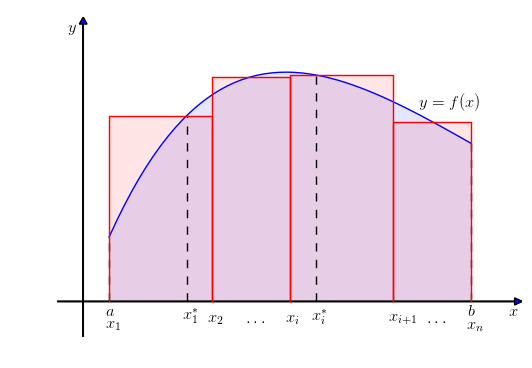

Reproduce this figure in Python.
#!/usr/bin/python3

import numpy as np
import matplotlib.pyplot as plt

#font letter
plt.rc('text', usetex=True)
plt.rc('font', family='serif', size=12)

#figure
fig = plt.figure(figsize=(6,4), dpi=100, 
                 linewidth=0.0, facecolor="white")
ax = plt.subplot(1,1,1)
ax.set_axis_off()
ax.grid("off")
ax.set_xlim(-0.1,1.7)
ax.set_ylim(-0.05,0.4)

#axes
ax.arrow(-0.1,0,1.8,0,length_includes_head=True,
             head_width=0.01, head_length=0.03)
ax.text(1.7-0.05,-0.02,r"$x$")
ax.arrow(0,-0.05,0,0.45,length_includes_head=True,
             head_width=0.03, head_length=0.01)
ax.text(-0.06,0.38,r"$y$")


#fun
ax.text(1.3,0.275,r"$y=f(x)$")
def f(x):
    return np.exp(-x)*np.sin(x)

#integral limits
a = 0.1
b = 1.5
ax.text(a-0.01,-0.02,r"$a$")
ax.plot([a,a],[0,f(a)],color="black",linestyle="dashed")
ax.text(b-0.01,-0.02,r"$b$")
ax.plot([b,b],[0,f(b)],color="black",linestyle="dashed")

#plot fun
xx = np.linspace(a,b)
yy = f(xx)
ax.plot(xx,yy)

#fill area
ax.fill(xx,yy,color="blue",alpha=0.1,linewidth=0)
ax.fill([a,a,b,b],[0,f(a),f(b),0],color="blue",alpha=0.1,linewidth=0)

#bars
x = [a,0.5,0.8,1.2,b]
xs = [0.4,0.65,0.9,1.35]

ax.text(x[0]-0.01,-0.04,r"$x_1$")
ax.plot([xs[0],xs[0]],[0,f(xs[0])],color="black",linestyle="dashed")
ax.text(xs[0]-0.015,-0.03,r"$x_1^*$")
ax.plot([x[0],x[0],x[1],x[1]],[0,f(xs[0]),f(xs[0]),0],color="red")
ax.fill([x[0],x[0],x[1],x[1]],[0,f(xs[0]),f(xs[0]),0],
            color="red",alpha=0.1)
ax.text(x[1]-0.015,-0.03,r"$x_2$")

#ax.plot([xs[1],xs[1]],[0,f(xs[1])],color="black",linestyle="dashed")
ax.text(xs[1]-0.015,-0.03,r"$\cdots$")
ax.plot([x[1],x[1],x[2],x[2]],[0,f(xs[1]),f(xs[1]),0],color="red")
ax.fill([x[1],x[1],x[2],x[2]],[0,f(xs[1]),f(xs[1]),0],
            color="red",alpha=0.1)

ax.text(x[2]-0.015,-0.03,r"$x_i$")
ax.plot([xs[2],xs[2]],[0,f(xs[2])],color="black",linestyle="dashed")
ax.text(xs[2]-0.015,-0.03,r"$x_i^*$")
ax.plot([x[2],x[2],x[3],x[3]],[0,f(xs[2]),f(xs[2]),0],color="red")
ax.fill([x[2],x[2],x[3],x[3]],[0,f(xs[2]),f(xs[2]),0],
            color="red",alpha=0.1)
ax.text(x[3]-0.015,-0.03,r"$x_{i+1}$")

#ax.plot([xs[3],xs[3]],[0,f(xs[3])],color="black",linestyle="dashed")
ax.text(xs[3]-0.015,-0.03,r"$\cdots$")
ax.plot([x[3],x[3],x[4],x[4]],[0,f(xs[3]),f(xs[3]),0],color="red")
ax.fill([x[3],x[3],x[4],x[4]],[0,f(xs[3]),f(xs[3]),0],
            color="red",alpha=0.1)
ax.text(x[4]-0.015,-0.04,r"$x_n$")

fig.savefig("Somas_de_Riemann.eps",bbox_inches="tight")
fig.savefig("Somas_de_Riemann.png",bbox_inches="tight")
plt.show()
